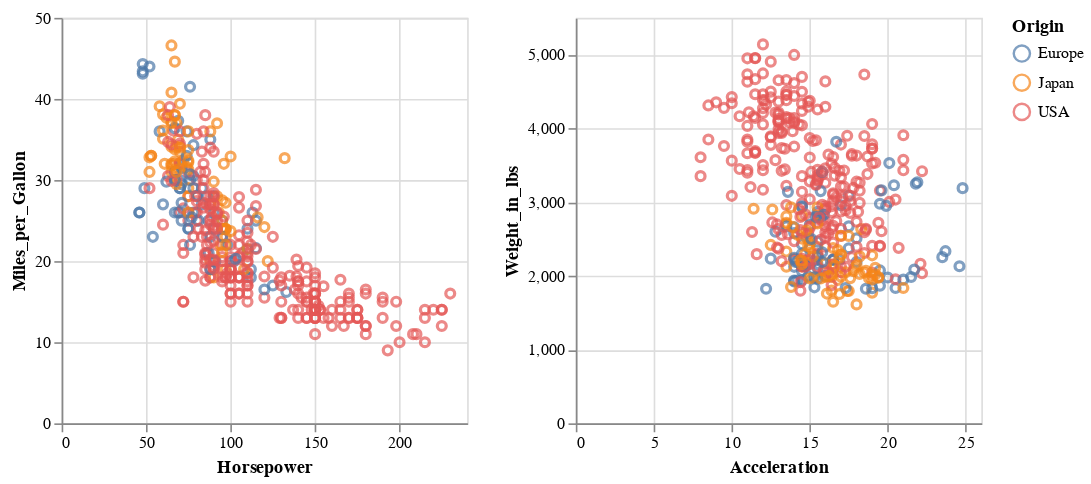

Notebook code cell kept with this figure:
### Markdown cell above
The following is similar to the above ones but this time uses two linked views. Experiment here with the "resolve" parameter.  See the documentation https://altair-viz.github.io/user_guide/generated/api/altair.selection_interval.html for alternatives, what do they do?

### Code cell
import altair as alt
from vega_datasets import data

source = data.cars()

brush = alt.selection_interval(resolve='intersect')

base = alt.Chart(source).mark_point().encode(
    y='Miles_per_Gallon',
    color=alt.condition(brush, 'Origin', alt.ColorValue('gray')),
).add_params(
    brush
).properties(
    width=250,
    height=250
)

base.encode(x='Horsepower') | base.encode(x='Acceleration', y='Weight_in_lbs')

### Figure 1 — Vega-Lite specification as saved in the notebook (floating-point values rounded to 4 significant figures; data arrays with more than 128 entries replaced by an {"elided": "..."} marker saying what was removed)
{"config": {"view": {"continuousWidth": 300, "continuousHeight": 300}}, "hconcat": [{"mark": {"type": "point"}, "encoding": {"color": {"condition": {"param": "param_37", "field": "Origin", "type": "nominal"}, "value": "gray"}, "x": {"field": "Horsepower", "type": "quantitative"}, "y": {"field": "Miles_per_Gallon", "type": "quantitative"}}, "height": 250, "name": "view_30", "width": 250}, {"mark": {"type": "point"}, "encoding": {"color": {"condition": {"param": "param_37", "field": "Origin", "type": "nominal"}, "value": "gray"}, "x": {"field": "Acceleration", "type": "quantitative"}, "y": {"field": "Weight_in_lbs", "type": "quantitative"}}, "height": 250, "name": "view_31", "width": 250}], "data": {"name": "data-f02450ab61490a1363517a0190416235"}, "params": [{"name": "param_37", "select": {"type": "interval", "resolve": "intersect"}, "views": ["view_30", "view_31"]}], "$schema": "https://vega.github.io/schema/vega-lite/v5.8.0.json", "datasets": {"data-f02450ab61490a1363517a0190416235": {"elided": "406 records"}}}
